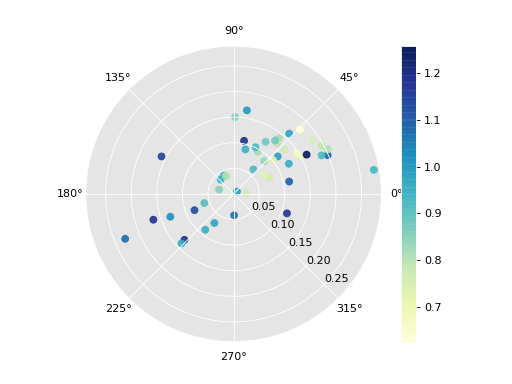

This chart was generated by the following Python code:
# Constructing data for illustration of directional LISA analytics.
# Data is for the 48 lower US states over the period 1969-2009 and
# includes per capita income normalized to the national average.

# Load comma delimited data file in and convert to a numpy array

import libpysal
from giddy.directional import Rose
import numpy as np
import matplotlib.pyplot as plt
file_path = libpysal.examples.get_path("spi_download.csv")
f=open(file_path,'r')
lines=f.readlines()
f.close()
lines=[line.strip().split(",") for line in lines]
names=[line[2] for line in lines[1:-5]]
data=np.array([list(map(int,line[3:])) for line in lines[1:-5]])

# Bottom of the file has regional data which we don't need for this
# example so we will subset only those records that match a state name

sids=list(range(60))
out=['"United States 3/"',
     '"Alaska 3/"',
     '"District of Columbia"',
     '"Hawaii 3/"',
     '"New England"',
     '"Mideast"',
     '"Great Lakes"',
     '"Plains"',
     '"Southeast"',
     '"Southwest"',
     '"Rocky Mountain"',
     '"Far West 3/"']
snames=[name for name in names if name not in out]
sids=[names.index(name) for name in snames]
states=data[sids,:]
us=data[0]
years=np.arange(1969,2009)

# Now we convert state incomes to express them relative to the national
# average

rel=states/(us*1.)

# Create our contiguity matrix from an external GAL file and row
# standardize the resulting weights

gal=libpysal.io.open(libpysal.examples.get_path('states48.gal'))
w=gal.read()
w.transform='r'

# Take the first and last year of our income data as the interval to do
# the directional directional analysis

Y=rel[:,[0,-1]]

# Set the random seed generator which is used in the permutation based
# inference for the rose diagram so that we can replicate our example
# results

np.random.seed(100)

# Call the rose function to construct the directional histogram for the
# dynamic LISA statistics. We will use four circular sectors for our
# histogram

r4=Rose(Y,w,k=4)

# What are the cut-offs for our histogram - in radians

r4.cuts
# array([0.        , 1.57079633, 3.14159265, 4.71238898, 6.28318531])

# We can test whether these counts are different than what would be
# expected if there was no association between the movement of the
# focal unit and its spatial lag.

# To do so we call the `permute` method of the object

r4.permute()

# and then inspect the `p` attibute:

r4.p
# array([0.04, 0.  , 0.02, 0.  ])

# Repeat the exercise but now for 8 rather than 4 sectors

r8 = Rose(Y, w, k=8)
r8.permute()
r8.p
# array([0.86, 0.08, 0.16, 0.  , 0.02, 0.2 , 0.56, 0.  ])

# The default is a two-sided alternative. There is an option for a
# directional alternative reflecting positive co-movement of the focal
# series with its spatial lag. In this case the number of vectors in
# quadrants I and III should be much larger than expected, while the
# counts of vectors falling in quadrants II and IV should be much lower
# than expected.

r8.permute(alternative='positive')
r8.p
# array([0.51, 0.04, 0.28, 0.02, 0.01, 0.14, 0.57, 0.03])

# Finally, there is a second directional alternative for examining the
# hypothesis that the focal unit and its lag move in opposite directions.

r8.permute(alternative='negative')
r8.p
# array([0.69, 0.99, 0.92, 1.  , 1.  , 0.97, 0.74, 1.  ])

# We can call the plot method to visualize directional LISAs as a
# rose diagram conditional on the starting relative income:

fig1, _ = r8.plot(attribute=Y[:,0])
plt.show()
